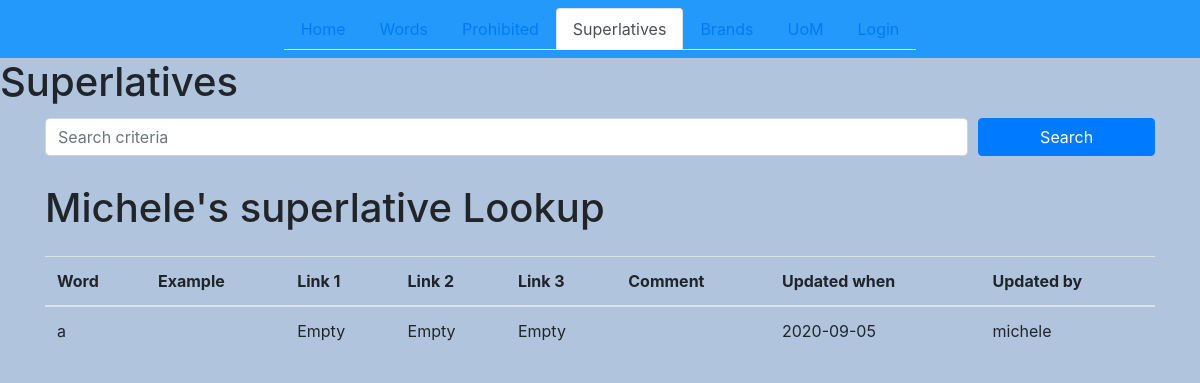
The page /superlatives on the database as committed earlier.
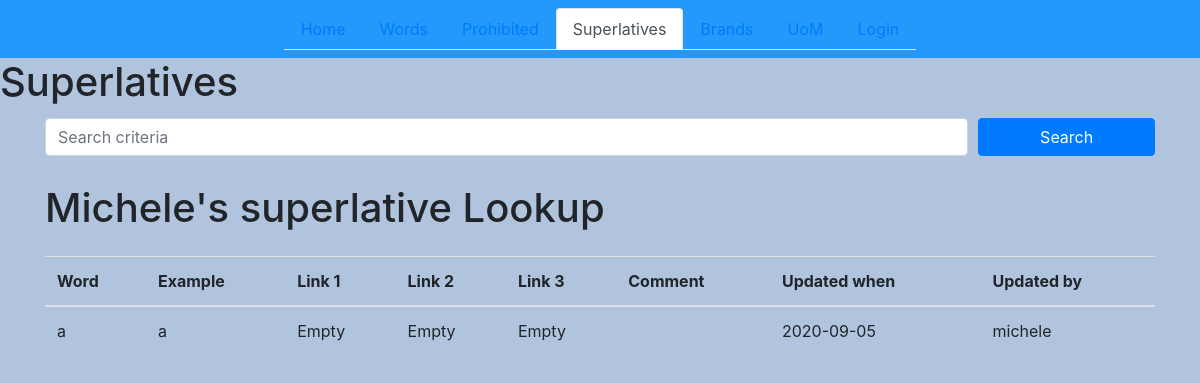
The same page on the database as committed later.
### models.py (models this page shows)
class Superlatives(db.Model):
    id = db.Column(db.Integer, primary_key=True)
    word = db.Column(db.String(120), nullable=False, unique=True)
    example = db.Column(db.String(120), nullable=True)
    ss1 = db.Column(db.String(120), nullable=True)
    ss2 = db.Column(db.String(120), nullable=True)
    ss3 = db.Column(db.String(120), nullable=True)
    comment = db.Column(db.String(120), nullable=True)
    updated_by = db.Column(db.Integer, db.ForeignKey('user.id'), nullable=False)
    updated_when = db.Column(db.DateTime, nullable=False, default=datetime.utcnow)

### routes.py (the view)
@app.route('/superlatives', methods=['GET', 'POST'])
def superlatives():
    if request.method == 'POST':
        if request.form['word'] == '':
            return "Word cannot be empty"
        else:
            word = request.form['word']
            example = request.form['example']
            ss1 = request.form['ss1']
            ss2 = request.form['ss2']
            ss3 = request.form['ss3']
            comment = request.form['comment']
            superlatives = Superlatives(word=word, example=example, ss1=ss1, ss2=ss2,ss3=ss3, comment=comment, updated_by=current_user.username)
            try:
                db.session.add(superlatives)
                db.session.commit()
                return redirect('/superlatives')
            except:
                return "There was a problem adding new stuff."
    else:
        superlatives = Superlatives.query.order_by(Superlatives.updated_when).all()
        return render_template('superlatives.html', superlatives=superlatives)

### templates/superlatives.html (shortened to what this page needs)
{% extends 'base.html' %}
{% block content %}
<h1> Superlatives</h1>
<div class="container">
<form action="/superlatives/search" method="POST">
    <div class="form-row">
        <div class="col-sm-10 my-1">
            <input type="text" class="form-control" name="search" id="search" placeholder="Search criteria" >
        </div>
        <div class="col-sm-2 my-1">
            <button type="submit" class="btn btn-primary btn-block">Search</button>
        </div>
    </div>
</form>
</div>
<div class="container">
    <h1 class="my-4">Michele's superlative Lookup</h1>
    {% if superlatives|length < 1 %}
    <h3 style="color:Red;"><p>No words like {{ searchword }} found</p></h3>
    <meta http-equiv="refresh" content="2; URL=http://127.0.0.1:5000/superlatives">
    {% else %}
    <table class="table">
        <thead>
            <tr>
                <th>Word</th>
                <th>Example</th>
                <th>Link 1</th>
                <th>Link 2</th>
                <th>Link 3</th>
                <th>Comment</th>
                <th>Updated when</th>
                <th>Updated by</th>
            </tr>
        </thead>
        <tbody>
            {% for superlatives in superlatives %}
            <tr>
                <td>{{ superlatives.word }}</a></td>
                <td>{{ superlatives.example }}</a></td>
                {% if superlatives.ss1 != '' %}
                    <td><a href="{{ superlatives.ss1 }}">Link</a></td>
                {% else %}
                    <td>Empty</td>
                {% endif %}
                {% if superlatives.ss2 != '' %}
                    <td><a href="{{ superlatives.ss2 }}">Link</a></td>
                {% else %}
                    <td>Empty</td>
                {% endif %}
                {% if superlatives.ss3 != '' %}
                    <td><a href="{{ superlatives.ss3 }}">Link</a></td>
                {% else %}
                    <td>Empty</td>
                {% endif %}
                <td>{{ superlatives.comment}}</a></td>
                <td>{{ superlatives.updated_when.date() }}</td>
                <td>{{ superlatives.updated_by}}</td>
            </tr>
            {% endfor %}
        </tbody>
    </table>
    {% endif %}
</div>
{% endblock content %}

Rows that differ between the two databases and show on the page:
changed Superlatives "michele": example (not shown) → "a"
